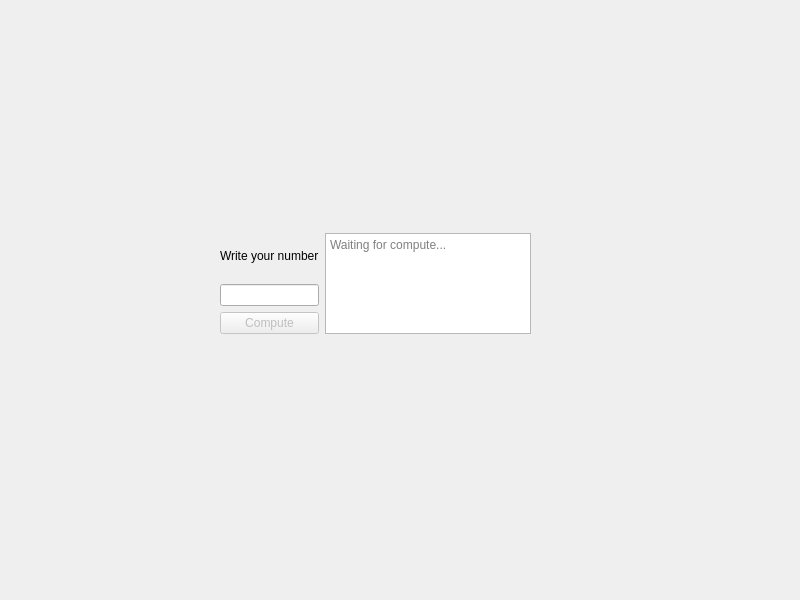
<?xml version="1.0" encoding="UTF-8"?>
<ui version="4.0">
 <class>happyNumber</class>
 <widget class="QWidget" name="happyNumber">
  <property name="geometry">
   <rect>
    <x>0</x>
    <y>0</y>
    <width>800</width>
    <height>600</height>
   </rect>
  </property>
  <property name="windowTitle">
   <string>happyNumber</string>
  </property>
  <widget class="QWidget" name="">
   <property name="geometry">
    <rect>
     <x>220</x>
     <y>233</y>
     <width>311</width>
     <height>101</height>
    </rect>
   </property>
   <layout class="QHBoxLayout" name="horizontalLayout_2">
    <item>
     <layout class="QHBoxLayout" name="horizontalLayout">
      <item>
       <layout class="QVBoxLayout" name="verticalLayout">
        <item>
         <widget class="QLabel" name="label">
          <property name="text">
           <string>Write your number</string>
          </property>
         </widget>
        </item>
        <item>
         <widget class="QLineEdit" name="numberInput"/>
        </item>
        <item>
         <widget class="QPushButton" name="computeButton">
          <property name="enabled">
           <bool>false</bool>
          </property>
          <property name="text">
           <string>Compute</string>
          </property>
         </widget>
        </item>
       </layout>
      </item>
     </layout>
    </item>
    <item>
     <widget class="QTextBrowser" name="textBrowser">
      <property name="placeholderText">
       <string>Waiting for compute...</string>
      </property>
     </widget>
    </item>
   </layout>
  </widget>
 </widget>
 <resources/>
 <connections/>
</ui>
